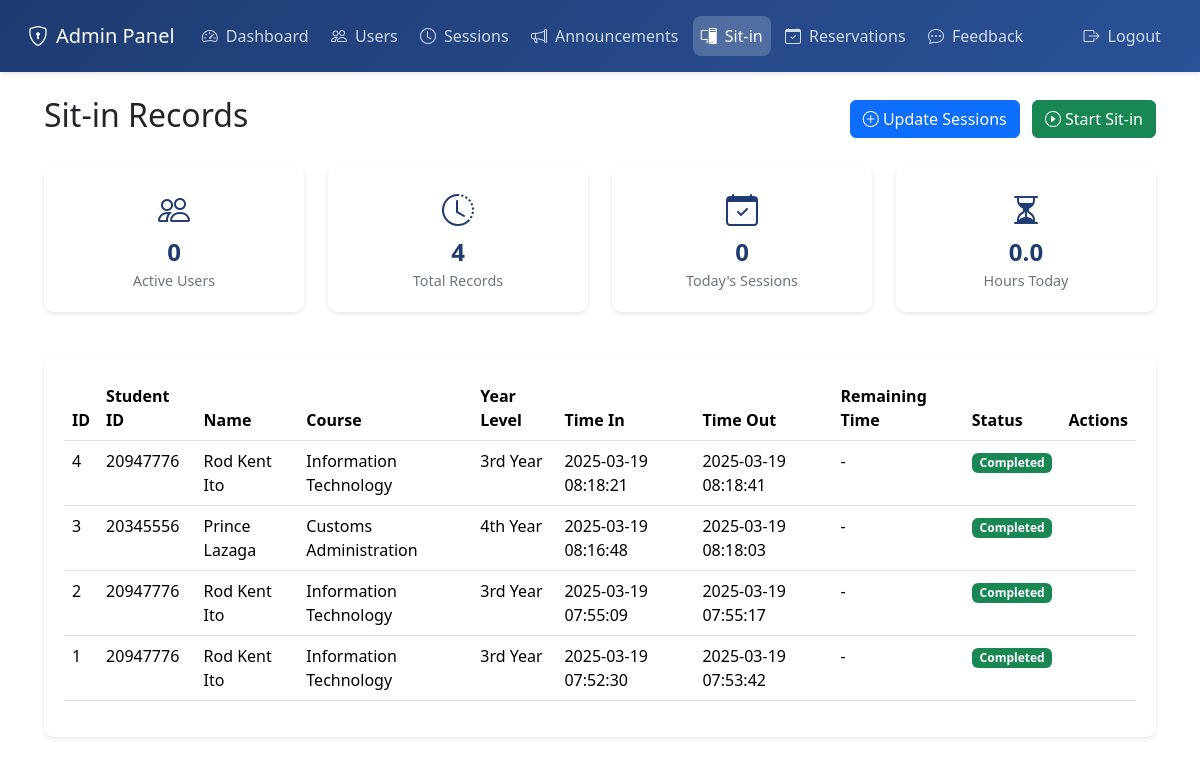
/admin/sitin (signed in), run on an earlier commit of the app's database.
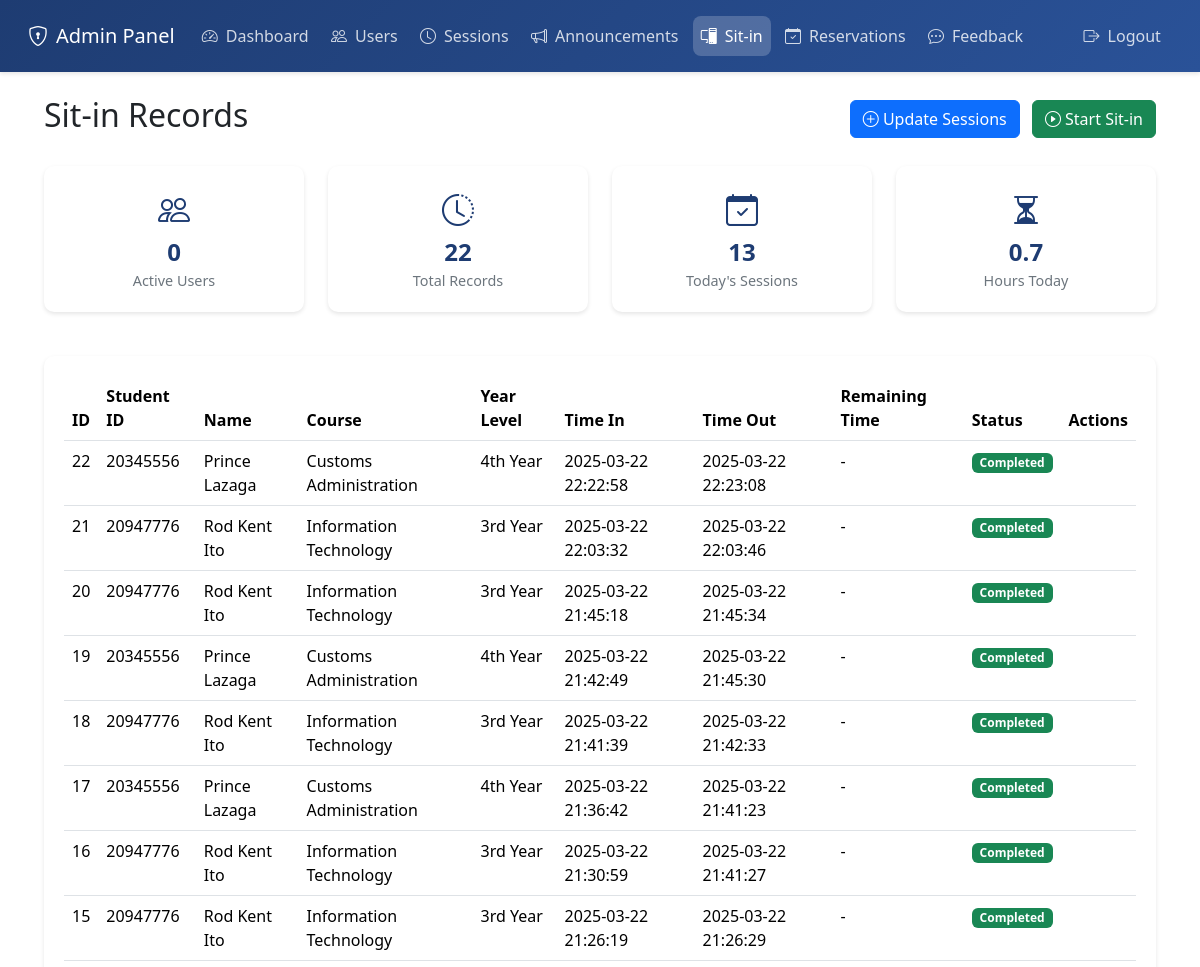
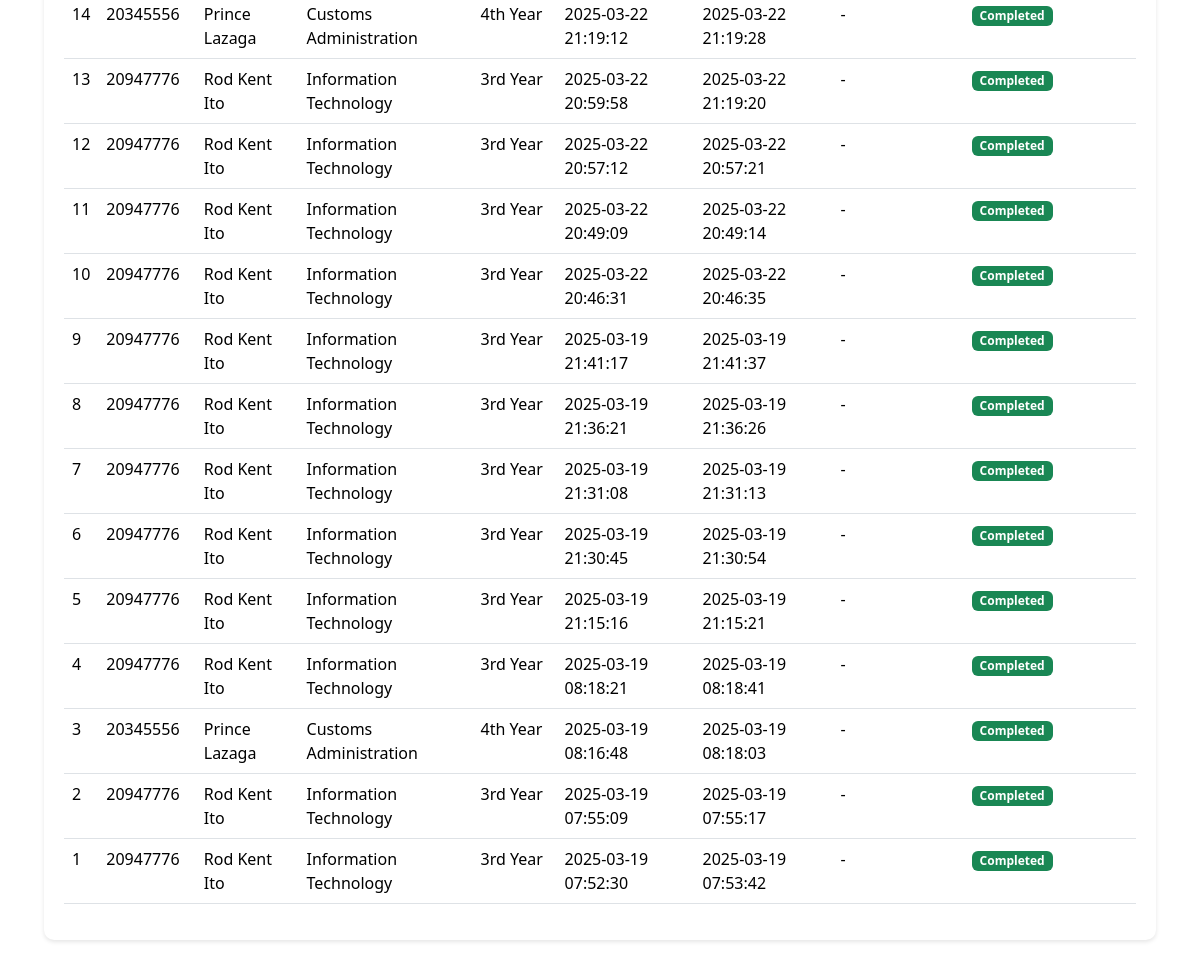
And on a later commit of the database (2 pictures, top to bottom).
### tables this page shows
CREATE TABLE sit_in_history (
                id INTEGER PRIMARY KEY AUTOINCREMENT,
                user_id INTEGER NOT NULL,
                date DATE NOT NULL,
                time_in TIMESTAMP NOT NULL,
                time_out TIMESTAMP,
                status TEXT DEFAULT 'active',
                purpose TEXT,
                lab_unit TEXT,
                duration INTEGER,
                allocated_duration INTEGER,
                FOREIGN KEY (user_id) REFERENCES users (id)
            );

CREATE TABLE users (
                id INTEGER PRIMARY KEY AUTOINCREMENT,
                username TEXT UNIQUE NOT NULL,
                password TEXT NOT NULL,
                firstname TEXT NOT NULL,
                midname TEXT,
                lastname TEXT NOT NULL,
                email TEXT UNIQUE NOT NULL,
                course TEXT NOT NULL,
                yearlevel TEXT NOT NULL,
                is_admin INTEGER DEFAULT 0,
                profile_pic TEXT
            , remaining_sessions INTEGER DEFAULT 0);

### app.py (the view)
    def decorated_function(*args, **kwargs):
        print("==== ADMIN REQUIRED DECORATOR ====")
        print("Current session:", session)
        print("'admin' in session:", 'admin' in session)
        if 'admin' in session:
            print("session['admin'] value:", session['admin'])
        if 'user' in session:
            print("User in session:", session['user'])
            if 'is_admin' in session['user']:
                print("user['is_admin'] value:", session['user']['is_admin'])
        if "admin" not in session or not session["admin"]:
            print("Admin authentication failed, redirecting to login")
            flash("Please login as admin first.", "error")
            return redirect(url_for("login_page"))
        print("Admin authentication successful")
        return f(*args, **kwargs)

### app.py (called while the page is built)
def get_db():
    con = sqlite3.connect("users.db")
    con.row_factory = sqlite3.Row
    return con

### templates/admin_sitin.html (shortened to what the changed rows need)
<!DOCTYPE html>
<html lang="en">
<head>
    <link href="https://cdn.jsdelivr.net/npm/bootstrap@5.3.2/dist/css/bootstrap.min.css" rel="stylesheet">
    <link rel="stylesheet" href="https://cdn.jsdelivr.net/npm/bootstrap-icons@1.11.1/font/bootstrap-icons.css">
</head>
<body>
    <div class="main-content">
        <div class="container-fluid">
            <div class="d-flex justify-content-between align-items-center mb-4">
                <h2>Sit-in Records</h2>
            </div>
            <div class="row mb-4">
                <div class="col-md-3">
                    <div class="stats-card">
                        <i class="bi bi-clock-history stats-icon"></i>
                        <div class="stats-value">{{ stats.total_records }}</div>
                        <div class="stats-label">Total Records</div>
                    </div>
                </div>
                <div class="col-md-3">
                    <div class="stats-card">
                        <i class="bi bi-calendar-check stats-icon"></i>
                        <div class="stats-value">{{ stats.today_sessions }}</div>
                        <div class="stats-label">Today's Sessions</div>
                    </div>
                </div>
                <div class="col-md-3">
                    <div class="stats-card">
                        <i class="bi bi-hourglass-split stats-icon"></i>
                        <div class="stats-value">{{ stats.total_hours_today }}</div>
                        <div class="stats-label">Hours Today</div>
                    </div>
                </div>
            </div>
            <div class="sitin-card">
                <div class="table-responsive">
                    <table class="table table-hover" id="sitinTable">
                        <thead>
                            <tr>
                                <th>ID</th>
                                <th>Student ID</th>
                                <th>Name</th>
                                <th>Course</th>
                                <th>Year Level</th>
                                <th>Time In</th>
                                <th>Time Out</th>
                                <th>Remaining Time</th>
                                <th>Status</th>
                                <th>Actions</th>
                            </tr>
                        </thead>
                        <tbody>
                            {% for record in records %}
                            <tr>
                                <td>{{ record.session_id }}</td>
                                <td>{{ record.student_id }}</td>
                                <td>{{ record.student_name }}</td>
                                <td>{{ record.course }}</td>
                                <td>{{ record.yearlevel }}</td>
                                <td>{{ record.time_in }}</td>
                                <td>{{ record.time_out or 'Active' }}</td>
                                <td>
                                    {% if record.status == 'active' %}
                                        <span class="timer" data-start="{{ record.time_in }}" data-duration="{{ record.duration }}">Loading...</span>
                                    {% else %}
                                        -
                                    {% endif %}
                                </td>
                                <td>
                                    <span class="badge {% if record.status == 'active' %}bg-primary{% else %}bg-success{% endif %}">
                                        {{ record.status|title }}
                                    </span>
                                </td>
                                <td>
                                </td>
                            </tr>
                            {% endfor %}
                        </tbody>
                    </table>
                </div>
            </div>
        </div>
    </div>
</body>
</html>

What changed in the data, as far as the page shows it:
added sit_in_history: session_id "22", student_id "20345556", student_name "Prince Lazaga", course "Customs Administration", yearlevel "4th Year", time_in "2025-03-22 22:22:58", time_out "2025-03-22 22:23:08", status "Completed"
added sit_in_history: session_id "21", student_id "20947776", student_name "Rod Kent Ito", course "Information Technology", yearlevel "3rd Year", time_in "2025-03-22 22:03:32", time_out "2025-03-22 22:03:46", status "Completed"
added sit_in_history: session_id "20", student_id "20947776", student_name "Rod Kent Ito", course "Information Technology", yearlevel "3rd Year", time_in "2025-03-22 21:45:18", time_out "2025-03-22 21:45:34", status "Completed"
added sit_in_history: session_id "19", student_id "20345556", student_name "Prince Lazaga", course "Customs Administration", yearlevel "4th Year", time_in "2025-03-22 21:42:49", time_out "2025-03-22 21:45:30", status "Completed"
added sit_in_history: session_id "18", student_id "20947776", student_name "Rod Kent Ito", course "Information Technology", yearlevel "3rd Year", time_in "2025-03-22 21:41:39", time_out "2025-03-22 21:42:33", status "Completed"
added sit_in_history: session_id "17", student_id "20345556", student_name "Prince Lazaga", course "Customs Administration", yearlevel "4th Year", time_in "2025-03-22 21:36:42", time_out "2025-03-22 21:41:23", status "Completed"
added sit_in_history: session_id "16", student_id "20947776", student_name "Rod Kent Ito", course "Information Technology", yearlevel "3rd Year", time_in "2025-03-22 21:30:59", time_out "2025-03-22 21:41:27", status "Completed"
added sit_in_history: session_id "15", student_id "20947776", student_name "Rod Kent Ito", course "Information Technology", yearlevel "3rd Year", time_in "2025-03-22 21:26:19", time_out "2025-03-22 21:26:29", status "Completed"
added sit_in_history: session_id "14", student_id "20345556", student_name "Prince Lazaga", course "Customs Administration", yearlevel "4th Year", time_in "2025-03-22 21:19:12", time_out "2025-03-22 21:19:28", status "Completed"
added sit_in_history: session_id "13", student_id "20947776", student_name "Rod Kent Ito", course "Information Technology", yearlevel "3rd Year", time_in "2025-03-22 20:59:58", time_out "2025-03-22 21:19:20", status "Completed"
added sit_in_history: session_id "12", student_id "20947776", student_name "Rod Kent Ito", course "Information Technology", yearlevel "3rd Year", time_in "2025-03-22 20:57:12", time_out "2025-03-22 20:57:21", status "Completed"
added sit_in_history: session_id "11", student_id "20947776", student_name "Rod Kent Ito", course "Information Technology", yearlevel "3rd Year", time_in "2025-03-22 20:49:09", time_out "2025-03-22 20:49:14", status "Completed"
added sit_in_history: session_id "10", student_id "20947776", student_name "Rod Kent Ito", course "Information Technology", yearlevel "3rd Year", time_in "2025-03-22 20:46:31", time_out "2025-03-22 20:46:35", status "Completed"
added sit_in_history: session_id "9", student_id "20947776", student_name "Rod Kent Ito", course "Information Technology", yearlevel "3rd Year", time_in "2025-03-19 21:41:17", time_out "2025-03-19 21:41:37", status "Completed"
added sit_in_history: session_id "8", student_id "20947776", student_name "Rod Kent Ito", course "Information Technology", yearlevel "3rd Year", time_in "2025-03-19 21:36:21", time_out "2025-03-19 21:36:26", status "Completed"
added sit_in_history: session_id "7", student_id "20947776", student_name "Rod Kent Ito", course "Information Technology", yearlevel "3rd Year", time_in "2025-03-19 21:31:08", time_out "2025-03-19 21:31:13", status "Completed"
added sit_in_history: session_id "6", student_id "20947776", student_name "Rod Kent Ito", course "Information Technology", yearlevel "3rd Year", time_in "2025-03-19 21:30:45", time_out "2025-03-19 21:30:54", status "Completed"
added sit_in_history: session_id "5", student_id "20947776", student_name "Rod Kent Ito", course "Information Technology", yearlevel "3rd Year", time_in "2025-03-19 21:15:16", time_out "2025-03-19 21:15:21", status "Completed"
Also different on the page:
{{ stats.total_records }}: "4" → "22"
{{ stats.today_sessions }}: "0" → "13"
{{ stats.total_hours_today }}: "0.0" → "0.7"
